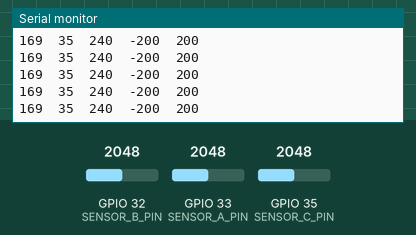
This sketch was run on a simulated ESP32. On the bench: the last lines printed to the serial monitor. The test bench sets the inputs (shaded band); at power-on: GPIO 32 (SENSOR_B_PIN) = 2048, GPIO 33 (SENSOR_A_PIN) = 2048, GPIO 35 (SENSOR_C_PIN) = 2048 (analog values on the 0–4095 scale).

Above: at 1.2 s.
1.3 s: GPIO 32 (SENSOR_B_PIN) set to 2866
At 1.33 s:
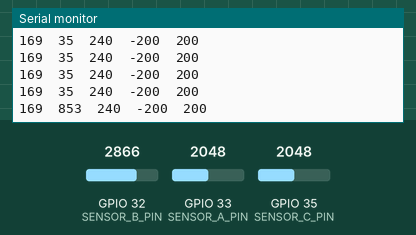
2.8 s: GPIO 33 (SENSOR_A_PIN) set to 2866
At 2.84 s:
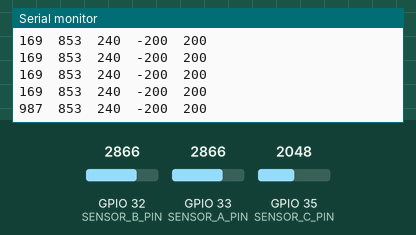
4.3 s: GPIO 35 (SENSOR_C_PIN) set to 2866
At 4.31 s:
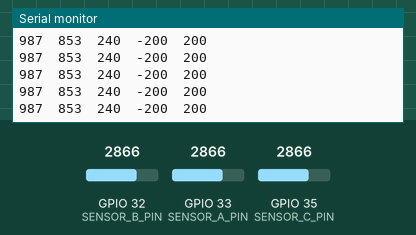
5.8 s: GPIO 32 (SENSOR_B_PIN) set to 3603
At 5.82 s:
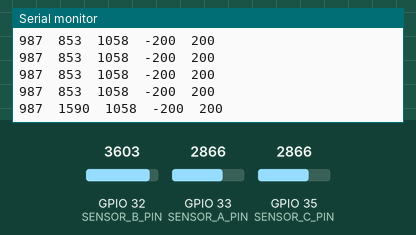
7.3 s: GPIO 33 (SENSOR_A_PIN) set to 3603
At 7.34 s:
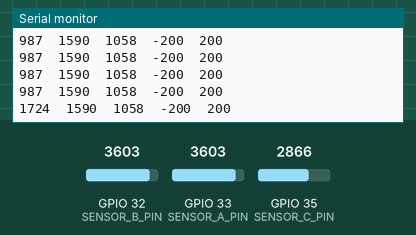
8.8 s: GPIO 35 (SENSOR_C_PIN) set to 3603
At 8.8 s:
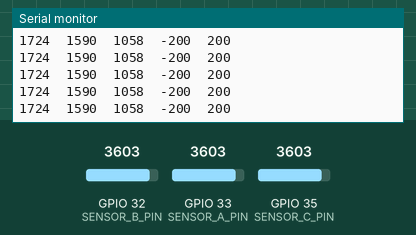
Timing chart, 0 to 11.3 s (numbered marks = the images above; inputs shaded):
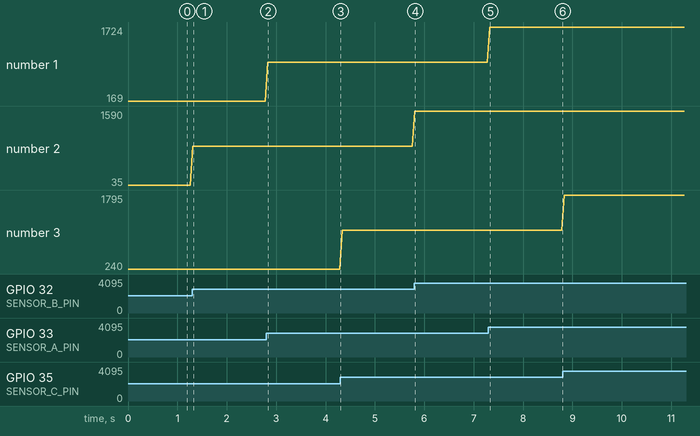

The sketch:

ADCoffsetRef.ino
```cpp
#define PAD_LOW -200   // Padding for Y-axis lower limit
#define PAD_HIGH 200   // Padding for Y-axis upper limit

// ADC input pins
#define SENSOR_A_PIN 33
#define SENSOR_B_PIN 32
#define SENSOR_C_PIN 35

// Offsets (zero current ADC values)
#define OFFSET_A 1879
#define OFFSET_B 2013
#define OFFSET_C 1808

void setup() {
  Serial.begin(115200);
  analogReadResolution(12);  // ESP32 ADC resolution (0–4095)

  // Plot labels (match the print order)
  Serial.println("Delta_A\tDelta_B\tDelta_C\tPAD_LOW\tPAD_HIGH");
}

int readDeltaADC(int pin, int offset) {
  int adc = analogRead(pin);
  return adc - offset;
}

void loop() {
  int deltaA = readDeltaADC(SENSOR_A_PIN, OFFSET_A);
  int deltaB = readDeltaADC(SENSOR_B_PIN, OFFSET_B);
  int deltaC = readDeltaADC(SENSOR_C_PIN, OFFSET_C);

  // Serial Plotter Output
  Serial.print(deltaA);    Serial.print("\t");
  Serial.print(deltaB);    Serial.print("\t");
  Serial.print(deltaC);    Serial.print("\t");
  Serial.print(PAD_LOW);   Serial.print("\t");  // Anchor Y-axis min
  Serial.println(PAD_HIGH);                    // Anchor Y-axis max

  delay(50);  // Plot refresh rate
}
```

Measured:
- after the input at 1.3 s, the serial monitor: prints a new line at once (image 1)
- after the input at 2.8 s, the serial monitor: prints a new line at once (image 2)
- after the input at 5.8 s, the serial monitor: prints a new line at once (image 4)
- after the input at 7.3 s, the serial monitor: prints a new line at once (image 5)
- plotted number 1: 169 → 987 after the input at 2.8 s, 987 → 1724 after the input at 7.3 s
- plotted number 2: 35 → 853 after the input at 1.3 s, 853 → 1590 after the input at 5.8 s
- plotted number 3: 240 → 1058 after the input at 4.3 s, 1058 → 1795 after the input at 8.8 s
